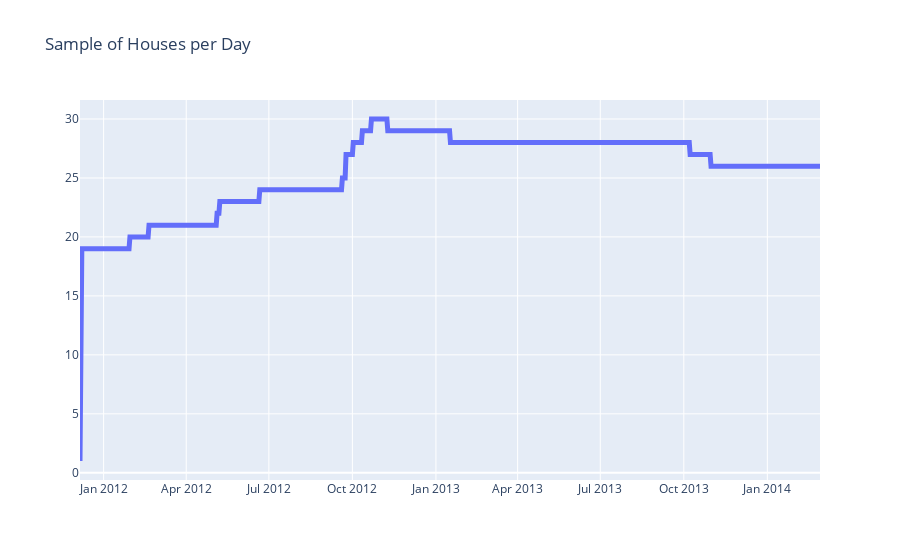

Here is the notebook cell this chart was saved with:
### Code cell
housecount = data.groupby('date')[['LCLid']].nunique()
housecount = housecount.reset_index()


fig = {"data" : [{"x" : housecount.date,"y" : housecount.LCLid,
                  "name" : "Total Run",
                  "line": {"width" : 5},"type" : "scatter","mode" : "lines" }],
       
        "layout" : {"title": "Sample of Houses per Day"}}

iplot(fig)

### Figure 1 — Plotly figure (JSON) as saved in the notebook; plotly's stock layout.template omitted (floating-point values rounded to 4 significant figures; data arrays with more than 128 entries replaced by an {"elided": "..."} marker saying what was removed)
{"data": [{"line": {"width": 5}, "mode": "lines", "name": "Total Run", "type": "scatter", "x": {"elided": "816 str values"}, "y": {"elided": "816 int values"}}], "layout": {"title": {"text": "Sample of Houses per Day"}}}
